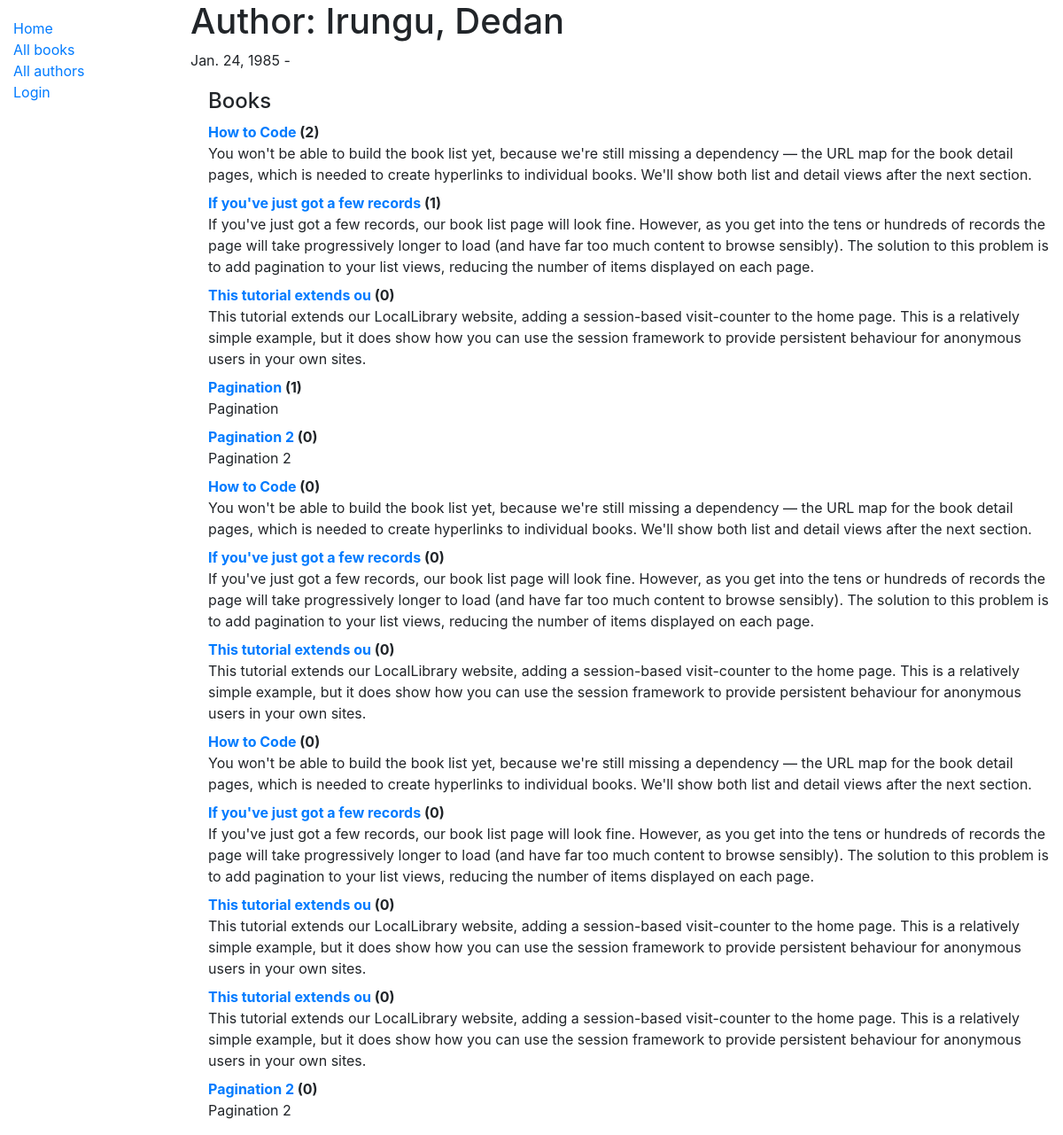
The page /catalog/author/1 on the database as committed earlier.
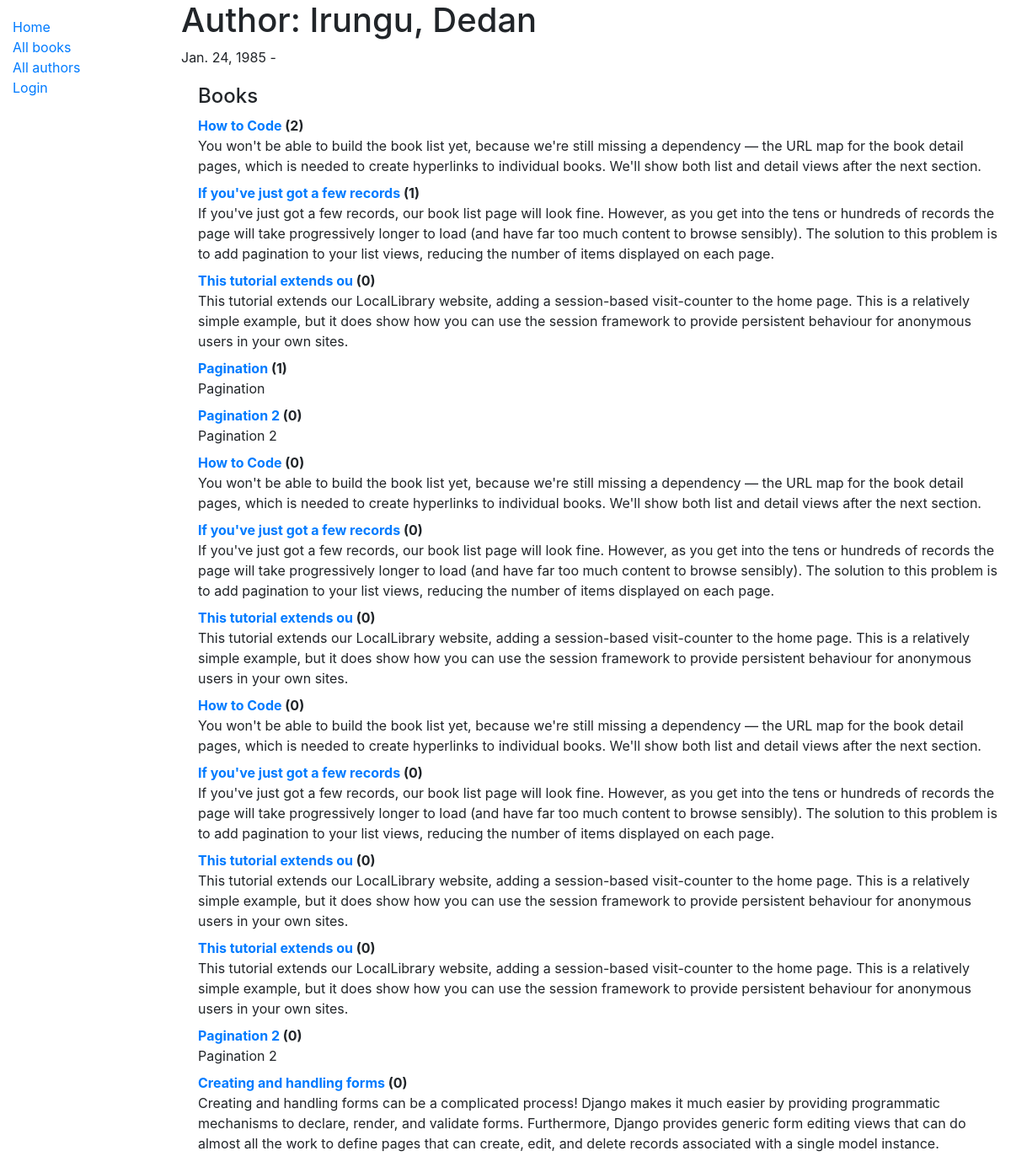
The same page on the database as committed later.
### catalog/models.py (models this page shows, shortened)
class Book(models.Model):
    title = models.CharField(max_length=200)
    author = models.ForeignKey('Author', on_delete=models.SET_NULL, null=True)
    summary = models.TextField(max_length=1000, help_text="Enter a brief description of the book")
    isbn = models.CharField('ISBN', max_length=13,
                            help_text='13 Character <a href="https://www.isbn-international.org/content/what-isbn'
                                      '">ISBN number</a>')
    genre = models.ManyToManyField(Genre, help_text="Select a genre for this book")
    language = models.ForeignKey('Language', on_delete=models.SET_NULL, null=True)
    def display_genre(self):
        """Creates a string for the Genre. This is required to display genre in Admin."""
        return ', '.join([genre.name for genre in self.genre.all()[:3]])
    display_genre.short_description = 'Genre'
    def __str__(self):
        return self.title

### catalog/views.py (the view)
# urls.py: path('author/<int:pk>', views.AuthorDetailView.as_view(), name='author-detail'),
class AuthorDetailView(generic.DetailView):
    model = Author

### catalog/models.py (called while the page is built)
    def __str__(self):
        return '{0}, {1}'.format(self.last_name, self.first_name)

### catalog/templates/catalog/author_detail.html
{% extends "base_generic.html" %}
{% block content %}
<h1>Author: {{ author }} </h1>
<p>{{author.date_of_birth}} - {% if author.date_of_death %}{{author.date_of_death}}{% endif %}</p>
<div style="margin-left:20px;margin-top:20px">
<h4>Books</h4>
<dl>
{% for book in author.book_set.all %}
  <dt><a href="{% url 'book-detail' book.pk %}">{{book}}</a> ({{book.bookinstance_set.all.count}})</dt>
  <dd>{{book.summary}}</dd>
{% endfor %}
</dl>
</div>
{% endblock %}

Rows that differ between the two databases and show on the page:
added Book: title "Creating and handling forms", bookinstance_set.all.count "0", summary "Creating and handling forms can be a complicated process! Django makes it much easier by providing programmatic mechanisms to declare, render, and validate forms. Furthermore, Django provides generic form editing views that can do almost all the work to define pages that can create, edit, and delete records associated with a single model instance."
